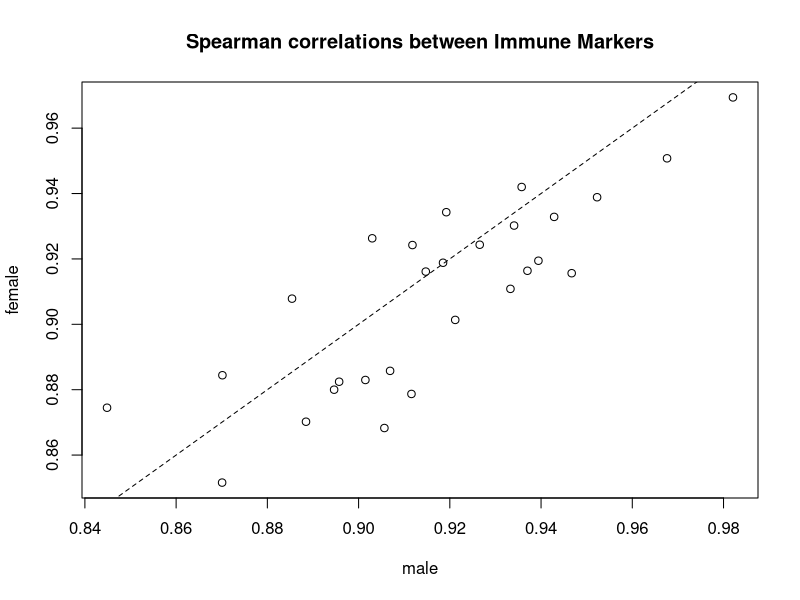
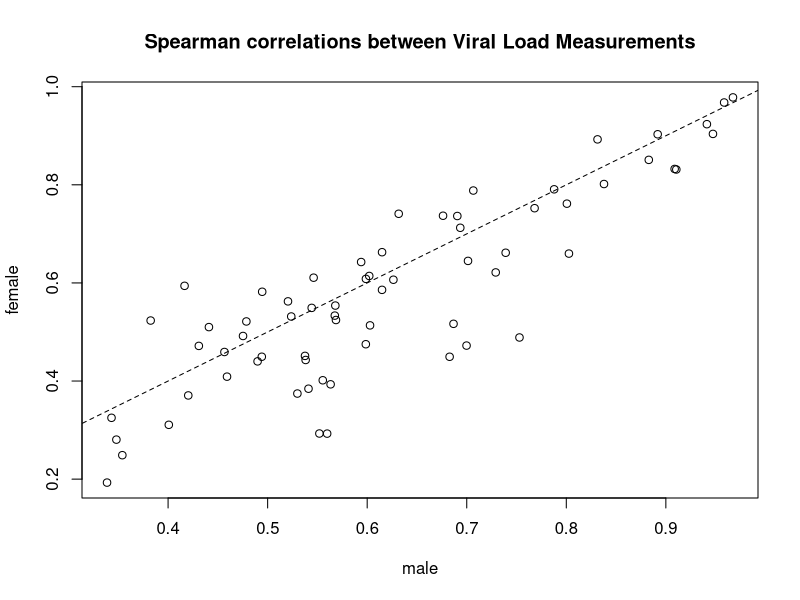
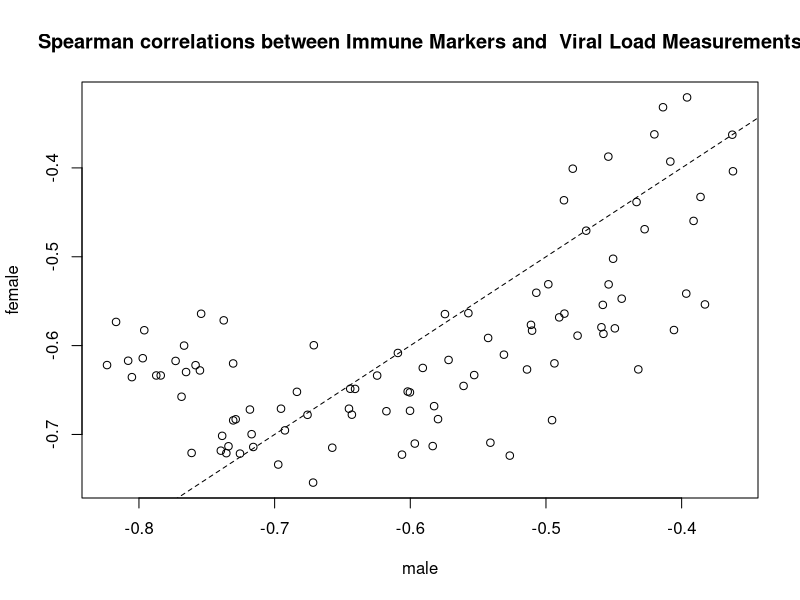

These figures' R source, in order:
## ----setup, include=FALSE-----------------------------------------------------------------------------------------------------------------
knitr::opts_chunk$set(echo = TRUE)
library(knitr)
library(kableExtra)
library(ggplot2)
library(RColorBrewer)
library(boot)
library(dplyr)
library(readxl)
library(GGally)
library(cowplot)
library(stringr)
library(ggpubr)


## ----echo=FALSE---------------------------------------------------------------------------------------------------------------------------
# At the request of a reviewer, we have created a 6.2 Appendix that redoes the
# correlation Tables 6.2.1 and 6.2.2 except on only the males (6.2.1m, 6.2.2m)
# or the females (6.2.1f, 6.2.2f). We keep most of the code the same as in 
# CoP_SAP_6.2_Final.Rmd and make as few changes as needed.
#
# changes are marked in sections labeled "Appendix Changes"


## ----echo = FALSE-------------------------------------------------------------------------------------------------------------------------
#Functions 

#Function to get bootstrap measures of Spearman's correlation between 2 measures
boot.spearman_ci <- function(df, i) {
  df2 <- df[i, ]
  return(cor(df2$logx, df2$logy, use = "complete.obs"))
}

#Function to get Spearman's correlation and 95% CI by bootstrap
cor_return_boot <- function(logx, logy, R=5000) {
  #Get Spearman's correlation
  df1 <- data.frame(logx=logx, logy=logy)
  df1 <- df1[complete.cases(df1), ]
  df <- data.frame(cbind(rank(df1$logx), rank(df1$logy)))
  names(df) <- c("logx", "logy")
  cor_num <- cor.test(df$logx, df$logy)$estimate
  #Do 5000 bootstrap samples to calculate Spearman's CI, and get 2.5 %ile and 97.5 %ile as
  #95% bootstrap confidence bands
  boot_samp <- boot(df, boot.spearman_ci, R=R)$t
  lower <- quantile(boot_samp, 0.025)
  upper <- quantile(boot_samp, 0.975)
  
  cor_return <- data.frame(result = paste0(round(cor_num, 2), " (", round(lower, 2), ", ", round(upper, 2), ")"), row.names = NULL)
  
  return(cor_return)
}

#Function to get Spearman's correlation and 95% CI
cor_return <- function(logx, logy) {
  #Get Spearman's correlation
  #Determine ranks for X and Y
  
  df1 <- data.frame(logx=logx, logy=logy)
  df1 <- df1[complete.cases(df1), ]
  df <- data.frame(cbind(rank(df1$logx), rank(df1$logy)))
  names(df) <- c("logx", "logy")
  #Get upper and lower confidence bounds using Pearson's correlation on the ranks
  out <- cor.test(df$logx, df$logy, use="complete.obs")
  lower <- out$conf.int[1]
  upper <- out$conf.int[2]
  cor_num <- out$estimate
  #Return Spearman's cor and lower & upper CI bounds as data frame
  cor_return <- data.frame(result = paste0(round(cor_num, 2), " (", round(lower, 2), ", ", round(upper, 2), ")"), row.names = NULL)
  #return(cor_return)
  return(cor_num)
}

#This is a function for the pairs plot to remove the middle blank diagonal
gpairs_lower <- function(g){
  g$plots <- g$plots[-(1:g$nrow)]
  g$yAxisLabels <- g$yAxisLabels[-1]
  g$nrow <- g$nrow -1

  g$plots <- g$plots[-(seq(g$ncol, length(g$plots), by = g$ncol))]
  g$xAxisLabels <- g$xAxisLabels[-g$ncol]
  g$ncol <- g$ncol - 1

  g
}


#Function to make paired plots of immune markers
#Input dataframe and columns of immune markers on regular scale

immune_markers_pairs <- function(dat, cols, caption.num) {
  
  #For each manufacturer, plot a paired scatter plot for the immune correlates, with different colors for dose groups, log transform X and Y axes
  
  plots <- (gpairs_lower(ggpairs(dat, columns = cols, ggplot2::aes(col = Subgroup), upper  = list(continuous = "blank"), diag  = list(continuous = "blankDiag"), lower=list(continuous = wrap("points",size=0.5)), columnLabels = gsub('\\.|-|_', ' ', colnames(dat)[cols]), labeller = label_wrap_gen(18), legend = c(2, 1)) + scale_color_manual(values = c("red", "blue", "forestgreen", "tan1", "orchid1", "black", "purple3"), name = "Dose Group", drop=FALSE)  + theme_bw() + theme(strip.background=element_rect(fill="white"), strip.text = element_text(size=5), axis.text = element_text(size=5), axis.text.x=element_text(angle=90, vjust = 0.5, hjust=1), legend.position = "bottom") + ggtitle(dat[1, ]$manuf)))  
  
  plots[1,1]<-plots[1,1]+scale_y_continuous(trans="log10",limits=c(10,70000))+scale_x_continuous(trans="log10",limits=c(10,70000))
  plots[2,1]<-plots[2,1]+scale_y_continuous(trans="log10",limits=c(100,4000000))+scale_x_continuous(trans="log10",limits=c(10,70000))
  plots[3,1]<-plots[3,1]+scale_y_continuous(trans="log10",limits=c(100,800000))+scale_x_continuous(trans="log10",limits=c(10,70000))
  plots[4,1]<-plots[4,1]+scale_y_continuous(trans="log10",limits=c(5,90000))+scale_x_continuous(trans="log10",limits=c(10,70000))
  plots[5,1]<-plots[5,1]+scale_y_continuous(trans="log10",limits=c(5,70000))+scale_x_continuous(trans="log10",limits=c(10,70000))
  plots[6,1]<-plots[6,1]+scale_y_continuous(trans="log10",limits=c(5,35000))+scale_x_continuous(trans="log10",limits=c(10,70000))
  plots[7,1]<-plots[7,1]+scale_y_continuous(trans="log10",limits=c(5,15000))+scale_x_continuous(trans="log10",limits=c(10,70000))
  
  
  plots[2,2]<-plots[2,2]+scale_y_continuous(trans="log10",limits=c(100,4000000))+scale_x_continuous(trans="log10",limits=c(10,70000))
  plots[3,2]<-plots[3,2]+scale_y_continuous(trans="log10",limits=c(100,800000))+scale_x_continuous(trans="log10",limits=c(10,70000))
  plots[4,2]<-plots[4,2]+scale_y_continuous(trans="log10",limits=c(5,90000))+scale_x_continuous(trans="log10",limits=c(10,70000))
  plots[5,2]<-plots[5,2]+scale_y_continuous(trans="log10",limits=c(5,70000))+scale_x_continuous(trans="log10",limits=c(10,70000))
  plots[6,2]<-plots[6,2]+scale_y_continuous(trans="log10",limits=c(5,35000))+scale_x_continuous(trans="log10",limits=c(10,70000))
  plots[7,2]<-plots[7,2]+scale_y_continuous(trans="log10",limits=c(5,15000))+scale_x_continuous(trans="log10",limits=c(10,70000))
  
   plots[3,3]<-plots[3,3]+scale_y_continuous(trans="log10",limits=c(100,800000))+scale_x_continuous(trans="log10",limits=c(100,4000000))
  plots[4,3]<-plots[4,3]+scale_y_continuous(trans="log10",limits=c(5,90000))+scale_x_continuous(trans="log10",limits=c(100,4000000))
  plots[5,3]<-plots[5,3]+scale_y_continuous(trans="log10",limits=c(5,70000))+scale_x_continuous(trans="log10",limits=c(100,4000000))
  plots[6,3]<-plots[6,3]+scale_y_continuous(trans="log10",limits=c(5,35000))+scale_x_continuous(trans="log10",limits=c(100,4000000))
  plots[7,3]<-plots[7,3]+scale_y_continuous(trans="log10",limits=c(5,15000))+scale_x_continuous(trans="log10",limits=c(100,4000000))
  
  plots[4,4]<-plots[4,4]+scale_y_continuous(trans="log10",limits=c(5,90000))+scale_x_continuous(trans="log10",limits=c(100,800000))
  plots[5,4]<-plots[5,4]+scale_y_continuous(trans="log10",limits=c(5,70000))+scale_x_continuous(trans="log10",limits=c(100,800000))
  plots[6,4]<-plots[6,4]+scale_y_continuous(trans="log10",limits=c(5,35000))+scale_x_continuous(trans="log10",limits=c(100,800000))
  plots[7,4]<-plots[7,4]+scale_y_continuous(trans="log10",limits=c(5,15000))+scale_x_continuous(trans="log10",limits=c(100,800000))
  
  
  plots[5,5]<-plots[5,5]+scale_y_continuous(trans="log10",limits=c(5,70000))+scale_x_continuous(trans="log10",limits=c(5,90000))
  plots[6,5]<-plots[6,5]+scale_y_continuous(trans="log10",limits=c(5,35000))+scale_x_continuous(trans="log10",limits=c(5,90000))
  plots[7,5]<-plots[7,5]+scale_y_continuous(trans="log10",limits=c(5,15000))+scale_x_continuous(trans="log10",limits=c(5,90000))
  
  plots[6,6]<-plots[6,6]+scale_y_continuous(trans="log10",limits=c(5,35000))+scale_x_continuous(trans="log10",limits=c(5,70000))
  plots[7,6]<-plots[7,6]+scale_y_continuous(trans="log10",limits=c(5,15000))+scale_x_continuous(trans="log10",limits=c(5,70000))
  
  plots[7,7]<-plots[7,7]+scale_y_continuous(trans="log10",limits=c(5,15000))+scale_x_continuous(trans="log10",limits=c(5,35000))
  
  plots <- ggmatrix_gtable(plots) 
  
  p <- ggarrange(plots)
  annotate_figure(p, fig.lab = paste0("Figure 6.2.", caption.num), fig.lab.pos = "bottom.right")
}

#Function to make paired plots of immune markers with outcomes
#Input dataframe,  columns of immune markers on regular scale, and columns of outcomes on regular scale
markers_outcomes_pairs <- function(dat, Xcols, Ycols, caption.num) {
  #For each manufacturer, plot a paired scatter plot for the immune correlates x outcomes, with different colors for dose groups, log transform X and Y axes

  p <- gpairs_lower(ggpairs(dat, columns = c(Xcols, Ycols), ggplot2::aes(col = Subgroup), upper  = list(continuous = "blank"), diag  = list(continuous = "blankDiag"), lower=list(continuous = wrap("points",size=0.5)), columnLabels = gsub('\\.|-|_', ' ', colnames(dat)[c(Xcols, Ycols)]), labeller = label_wrap_gen(8), legend = c(2, 1)) + theme_bw() + theme(strip.background=element_rect(fill="white"), strip.text = element_text(size=5), axis.text = element_text(size=5), axis.text.x=element_text(angle=90, vjust = 0.5, hjust=1), legend.position = "bottom") + ggtitle(dat[1, ]$manuf) + scale_color_manual(values = c("red", "blue", "forestgreen", "tan1", "orchid1", "black", "purple3"), name = "Dose Group", drop=FALSE))
  
    
    #p produces a plot with all pairs of immune correlates and outcomes - however, we are not interested in pairs of immune correlates together or outcomes only
    #Get only pairs of immune correlates with outcomes
  p_y <- vector(mode = "list", length = length(Ycols))
  for (k in 1:length(Ycols)) {
    p_y[[k]] <- lapply(1:length(Xcols), function(j) getPlot(p, i = length(Xcols) + k-1, j = j))
  }
  
  new <- vector(mode = "list", length = length(Ycols)*length(Xcols))
  for (i in 1:length(Ycols)) {
    new[c(c(1:8) + (8*(i-1)))] <- p_y[[i]][c(1:8)]
  }
  
  xmin <- rep(c(10,10,100,100,5,5,5,5), 12)
  xmax <- rep(c(70000,70000,4000000,800000,90000,70000,35000,15000),12)
  ymin <- rep(c(200,100,200,100,200,100,15,15,25,25,25,25),each=8)
  ymax <- rep(c(4e7,5e8,2500000,80000000,1.5e7,1.5e8,60,50,90,60,90,80),each=8)
  
  for (i in 1:length(new)) {
    if (i < 49) {
      new[[i]] <- new[[i]] + scale_x_continuous(trans = "log10", limits = c(xmin[i], xmax[i])) + scale_y_continuous(trans = "log10", limits = c(ymin[i], ymax[i]))
    } else {
      new[[i]] <- new[[i]] + scale_x_continuous(trans = "log10", limits = c(xmin[i], xmax[i])) + scale_y_continuous(limits = c(ymin[i], ymax[i]))
    }
    
  }

  plots <- ggmatrix_gtable(ggmatrix(new, nrow=length(Ycols), ncol=length(Xcols), xAxisLabels = p$xAxisLabels[c(1:length(Xcols))], yAxisLabels = p$yAxisLabels[c(length(Xcols):(length(Xcols)+length(Ycols)-1))], labeller = label_wrap_gen(8), legend = c(2, 1), title = p$title) + theme(strip.background=element_rect(fill="white", color = "black"), legend.position = "bottom"))

  p <- ggarrange(plots)
  annotate_figure(p, fig.lab = paste0("Figure 6.2.", caption.num), fig.lab.pos = "bottom.right")
  
}

#Function to calculate geometric mean using log10 input - calculate mean of log10 values, then exponentiate back
geo_mean <- function(logX) {
  #n <- length(logX)
  geo_mean <- 10^mean(logX, na.rm=T)
  #geo_mean <- prod(x)^(1/n)
  return(geo_mean)
}

#Determine geometric mean ratio - function inputs are x and y on the log scale and regular scale, and the limit of detection for y
gmr <- function(logX, binY) {
  d <- data.frame(logX = logX, binY=binY)
  #Split the data based on whether y is above the LOD, or at or below the LOD
  #Get the geometric mean of the x (correlate) values of each of the 2 groups, and
  #determine the ratio
  gmr <- tryCatch(geo_mean(d[d$binY==1, "logX"])/geo_mean(d[d$binY==0, "logX"]), error = function(e) NA)
  gmr <- tryCatch(if (gmr > 10000) {
    gmr <- formatC(gmr, format = "e", digits = 2)
  } else {
    gmr <- round(gmr, 2)
  }, error=function(e) NA)
  #T-test on the log10-correlate value between the 2 groups (y above LOD, or y at/below LOD)
  #Do same t-test to get confidence interaval bounds, then back transform by raising the upper and lower
  #CI limits to the 10th power
  tst <- tryCatch(t.test(d[d$binY==1, "logX"], d[d$binY==0, "logX"]), error=function(e) NA)
  lower <- tryCatch(10^(tst)$conf.int[1], error=function(e) NA)
  upper <- tryCatch(10^(tst)$conf.int[2], error=function(e) NA)
  upper <- tryCatch(if (upper > 10000) {
    upper <- formatC(upper, format = "e", digits = 2)
  } else {
    upper <- round(upper, 2)
  }, error=function(e) NA)
  lower <- tryCatch(if (lower > 10000) {
    lower <- formatC(lower, format = "e", digits = 2)
  } else {
    lower <- round(lower, 2)
  }, error=function(e) NA)
  df <- data.frame(result = ifelse(!is.na(gmr) & !is.na(lower) & !is.na(upper), yes = paste0(gmr, " (", lower, ", ", upper, ")"), no = ifelse((is.na(lower) | is.na(upper)) & !is.na(gmr), yes = paste0(gmr, " (NA)"), no=NA)), row.names = NULL)
  return(df)
}


## ----echo = FALSE-------------------------------------------------------------------------------------------------------------------------
D <- as.data.frame(readxl::read_xlsx("./SAP R Code Final/data/allDat.xlsx"))
D$manuf <- factor(D$`Vaccine Candidate`, levels = c("Janssen Single Dose", "Janssen Two Dose", "Moderna", "Novavax", "Sanofi", "Placebo"), labels = c("Janssen", "Janssen", "Moderna", "Novavax", "Sanofi", "Placebo"))
D$`Challenge Day` <- factor(D$`Challenge Day`)


## ----echo=FALSE---------------------------------------------------------------------------------------------------------------------------
# Appendix Changes
D.m<- subset(D,Sex=="Male")
D.f<- subset(D,Sex=="Female")


## ----echo = FALSE-------------------------------------------------------------------------------------------------------------------------
cont.outcomes.log <- grep("log_VL|AUC", names(D))
cont.outcomes.reg <- grep("VL Day 2|AUC", names(D))
bin.outcomes <- grep("bin", names(D))

immune.markers.log <- grep("log_MN|log_PsVNA|log_MSD", names(D))
immune.markers.reg <- grep("(?<!log_)MN|(?<!log_)PsVNA|(?<!log_)MSD", names(D), perl=T)


## ----echo = FALSE-------------------------------------------------------------------------------------------------------------------------
# Appendix Changes
cont.outcomes.log.m <- grep("log_VL|AUC", names(D.m))
cont.outcomes.reg.m <- grep("VL Day 2|AUC", names(D.m))
bin.outcomes.m <- grep("bin", names(D.m))

immune.markers.log.m <- grep("log_MN|log_PsVNA|log_MSD", names(D.m))
immune.markers.reg.m <- grep("(?<!log_)MN|(?<!log_)PsVNA|(?<!log_)MSD", names(D.m), perl=T)

cont.outcomes.log.f <- grep("log_VL|AUC", names(D.f))
cont.outcomes.reg.f <- grep("VL Day 2|AUC", names(D.f))
bin.outcomes.f <- grep("bin", names(D.f))

immune.markers.log.f <- grep("log_MN|log_PsVNA|log_MSD", names(D.f))
immune.markers.reg.f <- grep("(?<!log_)MN|(?<!log_)PsVNA|(?<!log_)MSD", names(D.f), perl=T)


## ----echo = FALSE, warning=F, message=F,   fig.width=8, fig.height=10---------------------------------------------------------------------
# Appendix Changes

#for (i in 1:length(unique(D$manuf))) {
#  print(immune_markers_pairs(D[D$manuf == (unique(D$manuf)[i]), ], cols=immune.markers.reg, i))
#  
#}


## ----echo = FALSE-------------------------------------------------------------------------------------------------------------------------
# Appendix Changes

# Both 
combs <- combn(immune.markers.log, 2)
outcomes <- matrix(NA, nrow=length(immune.markers.log), ncol = length(immune.markers.log))

for (i in 1:ncol(combs)) {
  outcomes[which(immune.markers.log == combs[2, i]), which(immune.markers.log == combs[1, i])] <- 
    cor_return(D[ ,combs[1, i]], D[ ,combs[2, i]])[1]
}

# Male 
combs.m <- combn(immune.markers.log.m, 2)
outcomes.m <- matrix(NA, nrow=length(immune.markers.log.m), ncol = length(immune.markers.log.m))

for (i in 1:ncol(combs.m)) {
  outcomes.m[which(immune.markers.log.m == combs.m[2, i]), which(immune.markers.log.m == combs.m[1, i])] <- cor_return(D.m[ ,combs.m[1, i]], D.m[ ,combs.m[2, i]])[1]
}



## ----echo = FALSE-------------------------------------------------------------------------------------------------------------------------
# Appendix Changes
# Female 

combs.f <- combn(immune.markers.log.f, 2)
outcomes.f <- matrix(NA, nrow=length(immune.markers.log.f), ncol = length(immune.markers.log.f))

for (i in 1:ncol(combs.f)) {
  outcomes.f[which(immune.markers.log.f == combs.f[2, i]), which(immune.markers.log.f == combs.f[1, i])] <- 
    cor_return(D.f[ ,combs.f[1, i]], D.f[ ,combs.f[2, i]])[1]
}


plot(as.vector(outcomes.m),as.vector(outcomes.f), xlab="male",ylab="female",main="Spearman correlations between Immune Markers")
lines(c(-1,1),c(-1,1),lty=2)







# Both 
combs <- combn(cont.outcomes.log, 2)
outcomes <- matrix(NA, nrow=length(cont.outcomes.log), ncol = length(cont.outcomes.log))

for (i in 1:ncol(combs)) {
  outcomes[which(cont.outcomes.log == combs[2, i]), which(cont.outcomes.log == combs[1, i])] <- 
    cor_return(D[ ,combs[1, i]], D[ ,combs[2, i]])[1]
}

# Male 
combs.m <- combn(cont.outcomes.log.m, 2)
outcomes.m <- matrix(NA, nrow=length(cont.outcomes.log.m), ncol = length(cont.outcomes.log.m))

for (i in 1:ncol(combs.m)) {
  outcomes.m[which(cont.outcomes.log.m == combs.m[2, i]), which(cont.outcomes.log.m == combs.m[1, i])] <- 
    cor_return(D.m[ ,combs.m[1, i]], D.m[ ,combs.m[2, i]])[1]
}



## ----echo = FALSE-------------------------------------------------------------------------------------------------------------------------
# Appendix Changes
# Female 

combs.f <- combn(cont.outcomes.log.f, 2)
outcomes.f <- matrix(NA, nrow=length(cont.outcomes.log.f), ncol = length(cont.outcomes.log.f))

for (i in 1:ncol(combs.f)) {
  outcomes.f[which(cont.outcomes.log.f == combs.f[2, i]), which(cont.outcomes.log.f == combs.f[1, i])] <- 
    cor_return(D.f[ ,combs.f[1, i]], D.f[ ,combs.f[2, i]])[1]
}


plot(as.vector(outcomes.m),as.vector(outcomes.f), xlab="male",ylab="female",main="Spearman correlations between Viral Load Measurements")
lines(c(-1,1),c(-1,1),lty=2)






# Both 
combs <- t(expand.grid(cont.outcomes.log, immune.markers.log))
outcomes <- matrix(NA, nrow=length(immune.markers.log), ncol = length(cont.outcomes.log))

for (i in 1:ncol(combs)) {
  outcomes[which(immune.markers.log == combs[2, i]), which(cont.outcomes.log == combs[1, i])] <- 
    cor_return(D[ ,combs[1, i]], D[ ,combs[2, i]])[1]
}

# Male 
combs.m <- t(expand.grid(cont.outcomes.log.m, immune.markers.log.m))
outcomes.m <- matrix(NA, nrow=length(immune.markers.log.m), ncol = length(cont.outcomes.log.m))

for (i in 1:ncol(combs.m)) {
  outcomes.m[which(immune.markers.log.m == combs.m[2, i]), which(cont.outcomes.log.m == combs.m[1, i])] <- 
    cor_return(D.m[ ,combs.m[1, i]], D.m[ ,combs.m[2, i]])[1]
}



# Female 
combs.f <- t(expand.grid(cont.outcomes.log.f, immune.markers.log.f))
outcomes.f <- matrix(NA, nrow=length(immune.markers.log.f), ncol = length(cont.outcomes.log.f))

for (i in 1:ncol(combs.f)) {
  outcomes.f[which(immune.markers.log.f == combs.f[2, i]), which(cont.outcomes.log.f == combs.f[1, i])] <- 
    cor_return(D.f[ ,combs.f[1, i]], D.f[ ,combs.f[2, i]])[1]
}

plot(as.vector(outcomes.m),as.vector(outcomes.f), xlab="male",ylab="female",main="Spearman correlations between Immune Markers and  Viral Load Measurements")
lines(c(-1,1),c(-1,1),lty=2)
